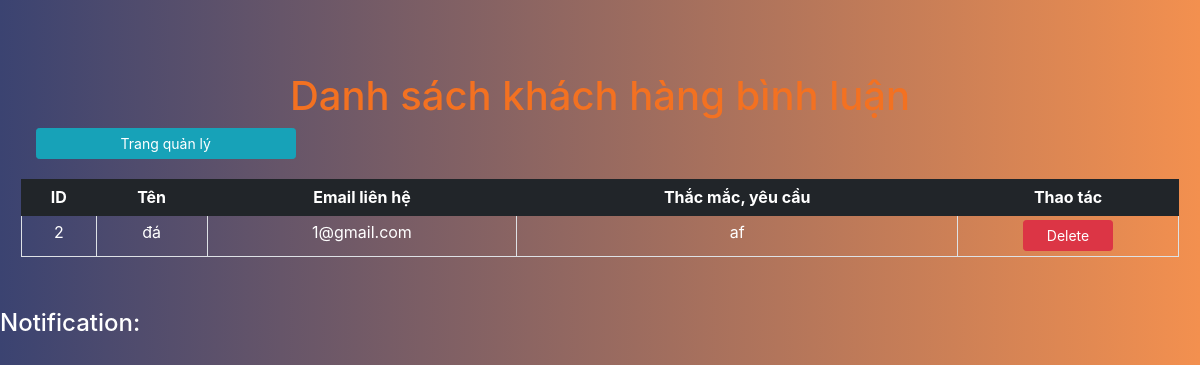
The app's page /BTL/people/admin/customer/index.php, older data.
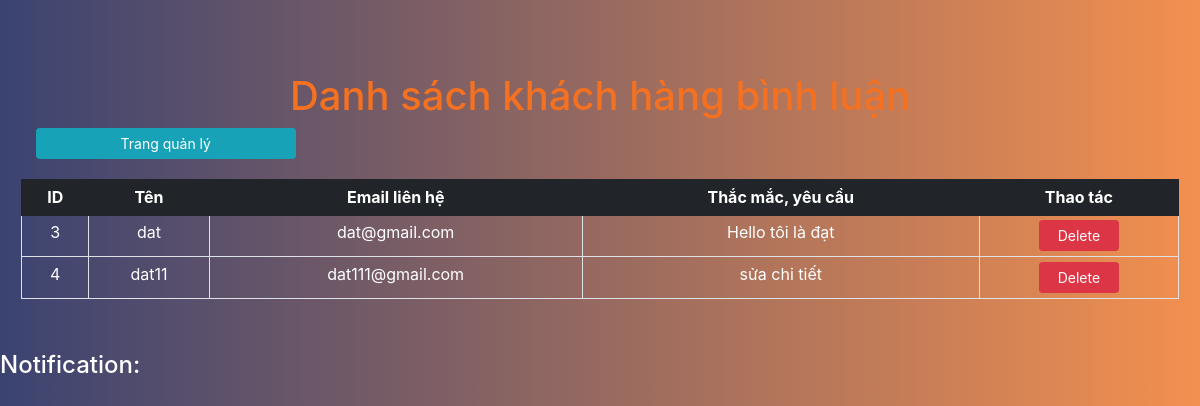
The same page, newer data.
### tables this page shows
CREATE TABLE `customer` (
  `id` int(11) NOT NULL,
  `name` varchar(30) NOT NULL,
  `email` varchar(50) NOT NULL,
  `about` varchar(5000) NOT NULL
);

### BTL/people/admin/customer/index.php (the view, shortened to what this page needs)
<!DOCTYPE html>
<html lang="en">
<head>
  <link href="https://maxcdn.bootstrapcdn.com/bootstrap/4.1.1/css/bootstrap.min.css" rel="stylesheet" id="bootstrap-css" />
  <link rel="stylesheet" href="../style.css" />
</head>
<body>
  <div class="container-fluid back-ground">
    <div class="head">
      <h1>Danh sách khách hàng bình luận</h1>
    </div>
    <div class="row">
      <div class="col-md-3 col-sm-4 col-6" style="padding-bottom: 20px;">
        <button type="button" class="btn btn-info btn-block btn-sm" id="back">Trang quản lý</button>
      </div>
    </div>
    <div class="row table-responsive-sm">
      <table class="table table-bordered table-sm">
        <thead class="thead-dark">
          <tr>
            <th>ID</th>
            <th>Tên</th>
            <th>Email liên hệ</th>
            <th>Thắc mắc, yêu cầu</th>
            <th>Thao tác</th>
          </tr>
        </thead>
        <tbody>
          <?php
          include $_SERVER['DOCUMENT_ROOT'] . 'BTL/php/conn.php';
          $sql = "SELECT * FROM customer";
          $result = mysqli_query($con, $sql);
          while ($row = mysqli_fetch_assoc($result)) {
            $id = $row['id'];
            $name = $row['name'];
            $email = $row['email'];
            $about = $row['about'];
          ?>
            <tr>
              <td><?php echo $id ?></td>
              <td><?php echo $name ?></td>
              <td><?php echo $email ?></td>
              <td><?php echo $about ?></td>
              <td>
                <div class="row justify-content-center">
                  <div class="col-6">
                    <button type="button" class="btn btn-danger btn-block btn-sm delete" id="<?php echo $id; ?>">Delete</button>
                  </div>
                </div>
              </td>
            </tr>
          <?php
          }
          ?>
        </tbody>
      </table>
    </div>
  </div>
  <div>
    <h4 style="color: white;">Notification:</h4>
  </div>
</body>
</html>

Row changes from the older to the newer data that the page shows:
removed customer: id "2", name "đá", email "1@gmail.com", about "af"
added customer: id "3", name "dat", email "dat@gmail.com", about "Hello tôi là đạt"
added customer: id "4", name "dat11", email "dat111@gmail.com", about "sửa chi tiết"
